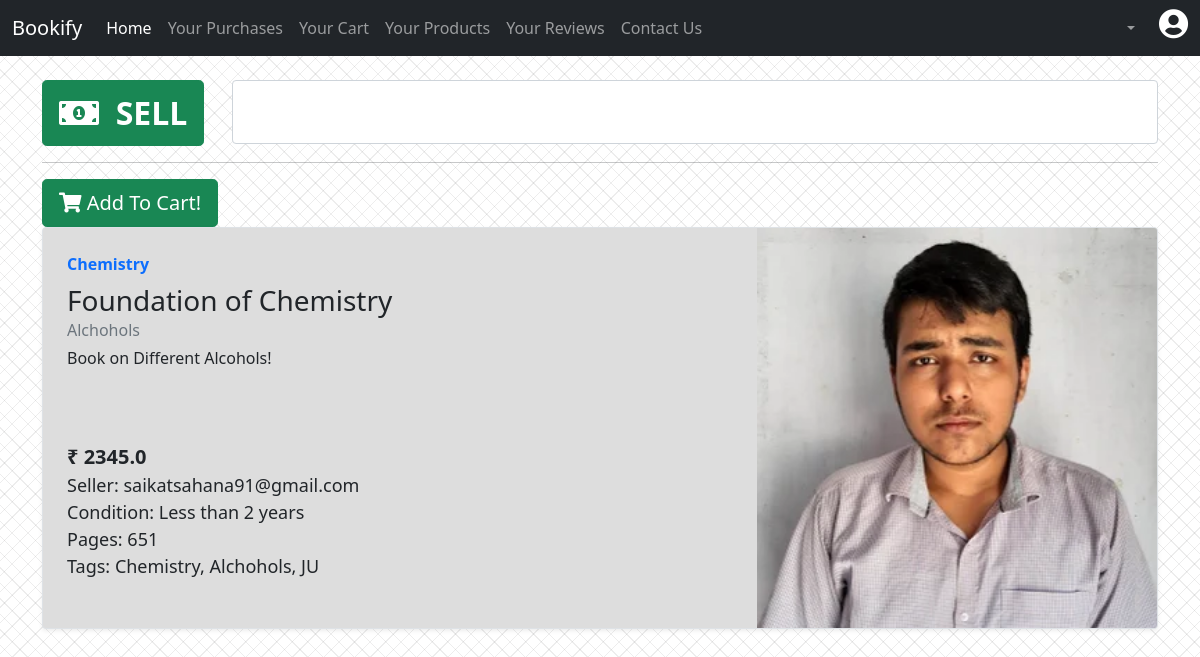
The page /dashboard/saikatsahana77@gmail.com on the database its author committed.
### server.py (models this page shows)
class Transactions(db.Model):
    b_name = db.Column(db.String)
    seller = db.Column(db.String)
    buyer = db.Column(db.String, nullable=True)
    bought = db.Column(db.Integer)
    pages = db.Column(db.Integer)
    age = db.Column(db.String)
    subject = db.Column(db.String)
    stream = db.Column(db.String)
    weight = db.Column(db.Float)
    price = db.Column(db.Float)
    desc = db.Column(db.String, nullable=True)
    tags = db.Column(db.String)
    c_image  = db.Column(db.String)
    id  = db.Column(db.Integer, primary_key=True)

### server.py (the view)
@app.route('/dashboard/<email>')
def dashboard(email):
    email=str(email)
    conn = sqlite3.connect("bookify.db")
    q1 = "select b_name, bought, seller, pages, age, subject, stream, weight, price, desc, tags, c_image, buyer, id from transactions order by id desc".format(em=email)
    rows = conn.execute(q1)
    rows = rows.fetchall()
    print(rows)
    for i in range(len(rows)):
        rows[i] = list(rows[i])
    for idx,i in enumerate(rows.copy()):
        print(i[1])
        print(i[12])
        print(i)
        if (i[1] == 1):
            rows.remove(i)
        else:
            if (i[12]!= None):
                rows.remove(i)
            else:
                pass
    return render_template("dashboard.html", rows= rows)

### templates/dashboard.html (shortened to what this page needs)
<!doctype html>
<html lang="en">
  <head>
    <link href="https://cdn.jsdelivr.net/npm/bootstrap@5.0.2/dist/css/bootstrap.min.css" rel="stylesheet">
    <link rel="stylesheet" href="https://cdnjs.cloudflare.com/ajax/libs/font-awesome/5.15.4/css/all.min.css"/>
    <link rel="stylesheet" href="../static/css/dashboard.css">
    <link rel="stylesheet" href="../static/css/link.css">
  </head>
  <body>
    <nav class="navbar navbar-expand-lg navbar-dark bg-dark">
        <div class="container-fluid">
          <a class="navbar-brand" href="#">Bookify</a>
          <div class="collapse navbar-collapse" id="navbarSupportedContent">
            <ul class="navbar-nav me-auto mb-2 mb-lg-0">
              <li class="nav-item">
                <a class="nav-link active" aria-current="page" href="#">Home</a>
              </li>
              <li class="nav-item">
                <a class="nav-link" id="purchase_btn">Your Purchases</a>
              </li>
              <li class="nav-item">
                <a class="nav-link" id="cart_btn">Your Cart</a>
              </li>
              <li class="nav-item">
                <a id="product_btn" class="nav-link">Your Products</a>
              </li>
              <li class="nav-item">
                <a class="nav-link" href="#">Your Reviews</a>
              </li>
              <li class="nav-item">
                <a class="nav-link" href="#" data-bs-toggle="modal" data-bs-target="#aboutModal">Contact Us</a>
              </li>
            </ul>
            <ul class="navbar-nav d-flex mb-2 mb-lg-0">
                <li class="nav-item dropdown">
                    <a class="nav-link dropdown-toggle" href="#" id="navbarDropdown" role="button" data-bs-toggle="dropdown" aria-expanded="false">
                    </a>
                  </li>
                  <li class="nav-item">
                    <p id="username" style="color:#fff" class="px-2 mb-2 nav-link"></p>
                </li>
                  <li class="nav-item">
                    <a id="profile" class=""><i class="fas fa-user-circle mb-2"></i></a>
                </li>
            </ul>
        </div>
      </nav>
      <div class="container py-4">
          <div class="main_section">
            <div class="row">
              <div class="col-md-2">
                <button type="button" class="btn btn-success btn-lg"><a id="sell_btn"><i class="fas fa-money-bill-alt"></i>&nbsp; <strong> SELL </strong></a></button>
              </div>
              <div class="col-md-10">
                <div class="input-group">
                  <div class="form-outline" id="search_cont">
                    <input name="search" type="search" id="search_box" class="form-control" onkeyup="filter()" />
                  </div>
                </div>
              </div>
            </div>
            <hr>
            {% for row in rows %}
          <form action="/add_cart/{{row[13]}}" method="post">
            <button  type="submit" class="btn btn-success btn-lg"><i class="fas fa-shopping-cart"></i> Add To Cart!</button>
          </form>
      <div class="items row g-0 border rounded overflow-hidden flex-md-row mb-4 shadow-sm h-md-250 position-relative" style='background-color: rgb(221, 221, 221);'>
        <div class="col p-4 d-flex flex-column position-static">
          <strong class="d-inline-block mb-2 text-primary">{{row[5]}}</strong>
          <h3 class="mb-0">{{row[0]}}</h3>
          <div class="mb-1 text-muted">{{row[6]}}</div>
          <p class="card-text mb-auto">{{row[9]}}</p>
          <span style="font-size: 20px;" class="stretched-link"> <strong> ₹ {{row[8]}}</strong></span>
          <span style="font-size: 18px;" class="stretched-link">Seller: {{row[2]}}</span>
          <span style="font-size: 18px;" class="stretched-link">Condition: {{row[4]}}</span>
          <span style="font-size: 18px;" class="stretched-link">Pages: {{row[3]}}</span>
          <span class="tags" style="font-size: 18px;" class="stretched-link">Tags: {{row[10]}}</span>
          <br>
        </div>
        <div class="col-auto d-none d-lg-block">
          <img style="width:400px;height:400px;object-fit:cover;" src=".{{row[11]}}" alt="">
        </div>
      </div>
      {% endfor %}
          </div>
      </div>
  </body>
</html>

### static/css/dashboard.css (style rules this page uses)
body { background-image: repeating-linear-gradient(135deg, rgba(56,55,55, 0.09) 0px, rgba(56,55,55, 0.09) 1px,transparent 1px, transparent 11px),repeating-linear-gradient(45deg, rgba(56,55,55, 0.09) 0px, rgba(56,55,55, 0.09) 1px,transparent 1px, transparent 11px),linear-gradient(90deg, hsl(183,0%,100%),hsl(183,0%,100%)); }
#profile { border-radius: 50%; }
#profile i { font-size: 30px; color: #fff; }
.nav-item { display: flex; justify-content: center; flex-direction: column; align-items: center; }
#sell_btn { font-size: 32px; }
#search_cont { width:100%; }
#search_cont input { font-size: 33px; }
#sell_btn { color: #fff; text-decoration: none; }

### static/css/link.css (style rules this page uses)
a { text-decoration:none; color: #fff; }

### rows shown on the page
Transactions: subject "Chemistry", b_name "Foundation of Chemistry", stream "Alchohols", desc "Book on Different Alcohols!", price "2345.0", seller "saikatsahana91@gmail.com", age "Less than 2 years", pages "651", tags "Chemistry, Alchohols, JU", c_image (picture)
